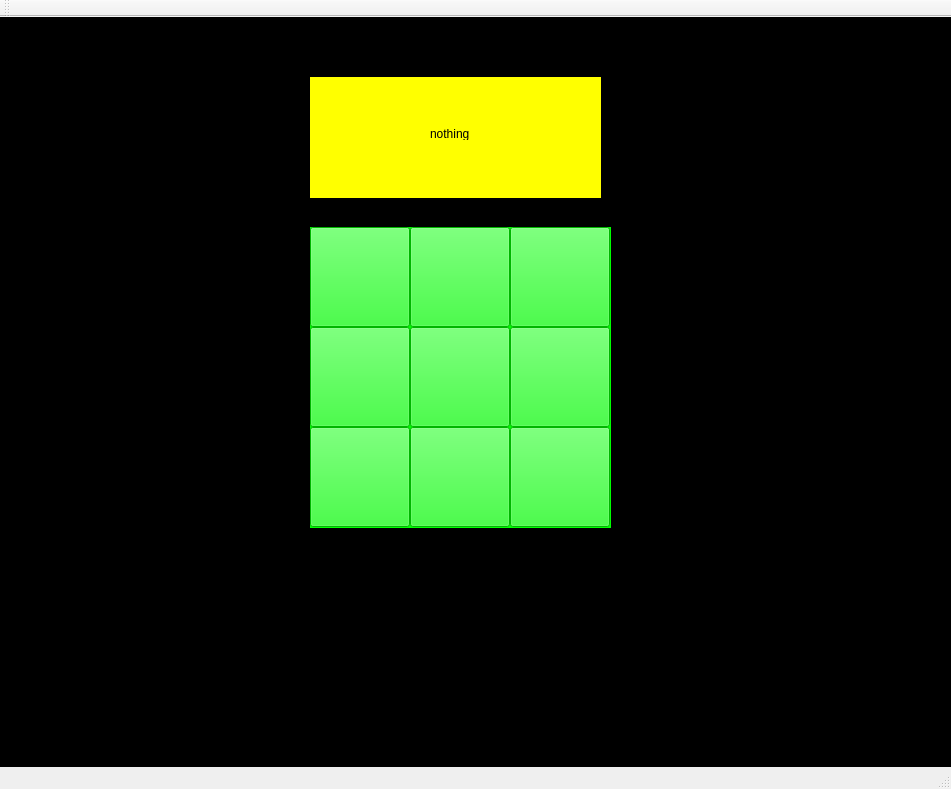
<?xml version="1.0" encoding="UTF-8"?>
<ui version="4.0">
 <class>MainWindow</class>
 <widget class="QMainWindow" name="MainWindow">
  <property name="geometry">
   <rect>
    <x>0</x>
    <y>0</y>
    <width>951</width>
    <height>789</height>
   </rect>
  </property>
  <property name="windowTitle">
   <string>MainWindow</string>
  </property>
  <widget class="QWidget" name="centralWidget">
   <widget class="QWidget" name="widget" native="true">
    <property name="geometry">
     <rect>
      <x>310</x>
      <y>210</y>
      <width>301</width>
      <height>301</height>
     </rect>
    </property>
    <property name="styleSheet">
     <string notr="true">background-color: rgb(0, 255, 0);</string>
    </property>
    <widget class="QPushButton" name="pushButton_8">
     <property name="geometry">
      <rect>
       <x>200</x>
       <y>200</y>
       <width>100</width>
       <height>100</height>
      </rect>
     </property>
     <property name="maximumSize">
      <size>
       <width>100</width>
       <height>100</height>
      </size>
     </property>
     <property name="text">
      <string/>
     </property>
    </widget>
    <widget class="QPushButton" name="pushButton_6">
     <property name="geometry">
      <rect>
       <x>200</x>
       <y>100</y>
       <width>100</width>
       <height>100</height>
      </rect>
     </property>
     <property name="maximumSize">
      <size>
       <width>100</width>
       <height>100</height>
      </size>
     </property>
     <property name="text">
      <string/>
     </property>
    </widget>
    <widget class="QPushButton" name="pushButton_7">
     <property name="geometry">
      <rect>
       <x>200</x>
       <y>0</y>
       <width>100</width>
       <height>100</height>
      </rect>
     </property>
     <property name="minimumSize">
      <size>
       <width>0</width>
       <height>100</height>
      </size>
     </property>
     <property name="maximumSize">
      <size>
       <width>100</width>
       <height>100</height>
      </size>
     </property>
     <property name="text">
      <string/>
     </property>
    </widget>
    <widget class="QPushButton" name="pushButton_10">
     <property name="geometry">
      <rect>
       <x>100</x>
       <y>200</y>
       <width>100</width>
       <height>100</height>
      </rect>
     </property>
     <property name="maximumSize">
      <size>
       <width>100</width>
       <height>100</height>
      </size>
     </property>
     <property name="text">
      <string/>
     </property>
    </widget>
    <widget class="QPushButton" name="pushButton_3">
     <property name="geometry">
      <rect>
       <x>100</x>
       <y>100</y>
       <width>100</width>
       <height>100</height>
      </rect>
     </property>
     <property name="minimumSize">
      <size>
       <width>100</width>
       <height>100</height>
      </size>
     </property>
     <property name="maximumSize">
      <size>
       <width>100</width>
       <height>100</height>
      </size>
     </property>
     <property name="text">
      <string/>
     </property>
    </widget>
    <widget class="QPushButton" name="pushButton_4">
     <property name="geometry">
      <rect>
       <x>100</x>
       <y>0</y>
       <width>100</width>
       <height>100</height>
      </rect>
     </property>
     <property name="sizePolicy">
      <sizepolicy hsizetype="Minimum" vsizetype="Fixed">
       <horstretch>100</horstretch>
       <verstretch>0</verstretch>
      </sizepolicy>
     </property>
     <property name="minimumSize">
      <size>
       <width>100</width>
       <height>100</height>
      </size>
     </property>
     <property name="maximumSize">
      <size>
       <width>100</width>
       <height>100</height>
      </size>
     </property>
     <property name="text">
      <string/>
     </property>
    </widget>
    <widget class="QPushButton" name="pushButton_5">
     <property name="geometry">
      <rect>
       <x>0</x>
       <y>0</y>
       <width>100</width>
       <height>100</height>
      </rect>
     </property>
     <property name="sizePolicy">
      <sizepolicy hsizetype="Minimum" vsizetype="Fixed">
       <horstretch>100</horstretch>
       <verstretch>0</verstretch>
      </sizepolicy>
     </property>
     <property name="minimumSize">
      <size>
       <width>100</width>
       <height>100</height>
      </size>
     </property>
     <property name="maximumSize">
      <size>
       <width>100</width>
       <height>100</height>
      </size>
     </property>
     <property name="text">
      <string/>
     </property>
    </widget>
    <widget class="QPushButton" name="pushButton_9">
     <property name="geometry">
      <rect>
       <x>0</x>
       <y>100</y>
       <width>100</width>
       <height>100</height>
      </rect>
     </property>
     <property name="maximumSize">
      <size>
       <width>100</width>
       <height>100</height>
      </size>
     </property>
     <property name="text">
      <string/>
     </property>
    </widget>
    <widget class="QPushButton" name="pushButton_11">
     <property name="geometry">
      <rect>
       <x>0</x>
       <y>200</y>
       <width>100</width>
       <height>100</height>
      </rect>
     </property>
     <property name="maximumSize">
      <size>
       <width>100</width>
       <height>100</height>
      </size>
     </property>
     <property name="text">
      <string/>
     </property>
    </widget>
   </widget>
   <widget class="QWidget" name="widget_2" native="true">
    <property name="geometry">
     <rect>
      <x>0</x>
      <y>0</y>
      <width>971</width>
      <height>791</height>
     </rect>
    </property>
    <property name="styleSheet">
     <string notr="true">background-color: rgb(0, 0, 0);</string>
    </property>
    <widget class="QWidget" name="widget_3" native="true">
     <property name="geometry">
      <rect>
       <x>310</x>
       <y>60</y>
       <width>291</width>
       <height>121</height>
      </rect>
     </property>
     <property name="styleSheet">
      <string notr="true">background-color: rgb(255, 255, 0);</string>
     </property>
     <widget class="QLabel" name="label">
      <property name="geometry">
       <rect>
        <x>120</x>
        <y>50</y>
        <width>47</width>
        <height>13</height>
       </rect>
      </property>
      <property name="text">
       <string>nothing</string>
      </property>
     </widget>
    </widget>
   </widget>
   <zorder>widget_2</zorder>
   <zorder>widget</zorder>
  </widget>
  <widget class="QMenuBar" name="menuBar">
   <property name="geometry">
    <rect>
     <x>0</x>
     <y>0</y>
     <width>951</width>
     <height>21</height>
    </rect>
   </property>
  </widget>
  <widget class="QToolBar" name="mainToolBar">
   <attribute name="toolBarArea">
    <enum>TopToolBarArea</enum>
   </attribute>
   <attribute name="toolBarBreak">
    <bool>false</bool>
   </attribute>
  </widget>
  <widget class="QStatusBar" name="statusBar"/>
 </widget>
 <layoutdefault spacing="6" margin="11"/>
 <resources/>
 <connections/>
</ui>
